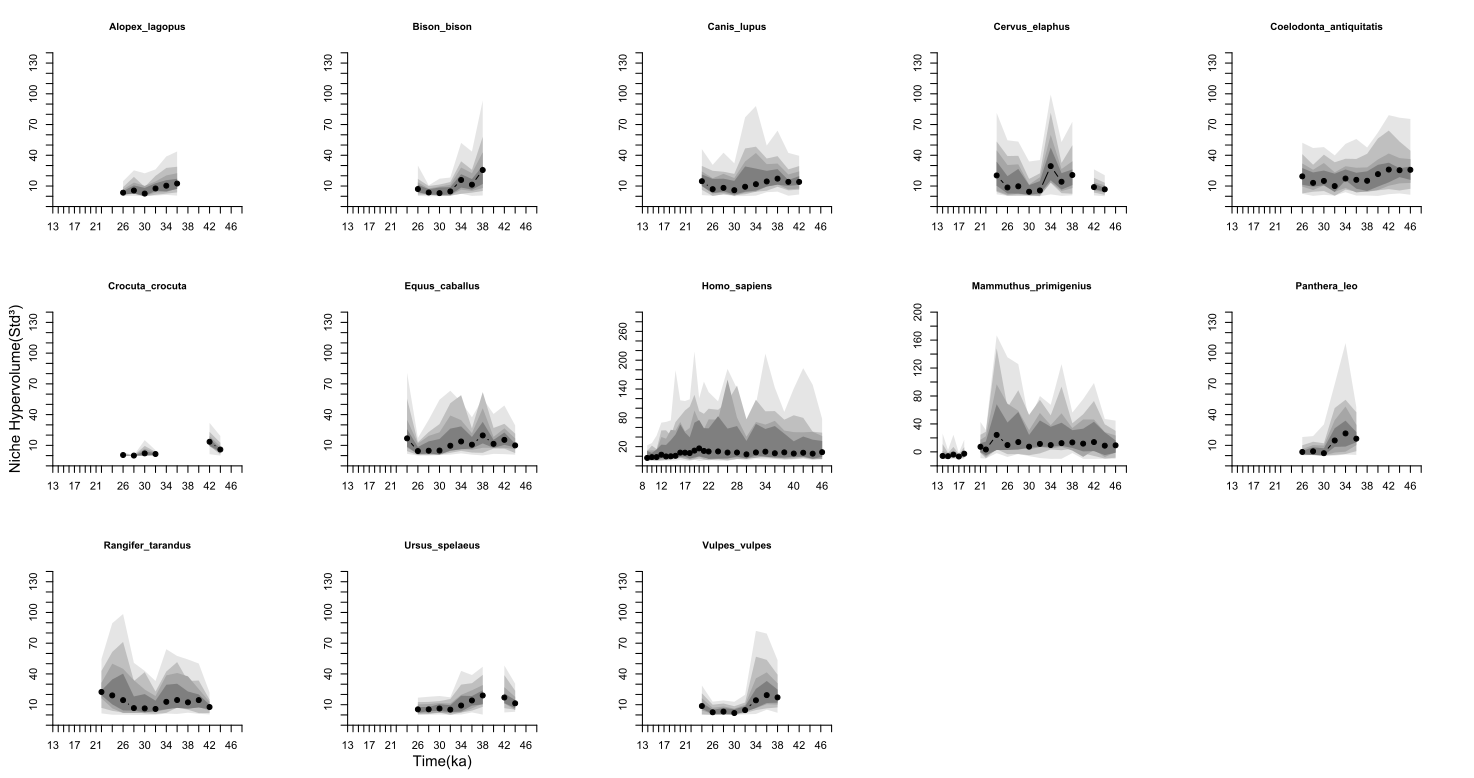

Reproduce this figure in R.
setwd("C:/Users/kgiab/Desktop/Project 2 PhD/2nd Chpapter ANALYSES/Human localities again/BENS SUGGESTION HYPERVOLUME/Resampling")

polylims = function(xdata, ydata, ydata2) {
  # A function to find the beginings and endings of each run of real numbers
  # in a set of data, in order to create polygons for plotting. The assumption
  # is that ydata, ydata2, and xdata vectors are the same length, and that 
  # the ydata and ydata2 vectors contain NA values for missing data. The 
  # same values in ydata and ydata2 must be missing. The output will be 
  # a list of data frames of x and y values suitable for plotting polygons.
  
  # Use rle function to find contiguous real numbers
  rl = rle(is.na(ydata))
  starts = vector()
  ends = vector()
  indx = 1
  for (i in 1:length(rl$lengths)){
    if (rl$values[i]){
      # Value was NA, advance index without saving the numeric values
      indx = indx + rl$lengths[i]
    } else {
      # Value was a real number, extract and save those values
      starts = c(starts,indx)
      ends = c(ends, (indx + rl$lengths[i] - 1))
      indx = indx + rl$lengths[i]
    }	
  }
  
  # At this point the lengths of the vectors 'starts' and 'ends' should be
  # equal, and each pair of values represents the starting and ending indices
  # of a continuous set of data in the ydata vector.
  
  # Next separate out each set of continuous ydata, and the associated xdata,
  # and format them for plotting as a polygon.
  polylist = list()
  for (i in 1:length(starts)){
    temp = data.frame(x = c(xdata[starts[i]],xdata[starts[i]:ends[i]],
                            rev(xdata[starts[i]:ends[i]])),
                      y = c(ydata[starts[i]],ydata2[starts[i]:ends[i]],
                            rev(ydata[starts[i]:ends[i]])))
    polylist[[i]] = temp	
  }
  polylist
  # You can iterate through the items in polylist and plot them as 
  # polygons on your plot. Use code similar to the following:
  #	for (i in 1:length(polylist)){
  #			polygon(polylist[[i]]$x, polylist[[i]]$y, 
  #				col = rgb(0.5,0.5,0.5,0.5), border = NA)
  #	}
}


setwd("C:/Users/kgiab/Desktop/Project 2 PhD/2nd Chpapter ANALYSES/Human localities again/BENS SUGGESTION HYPERVOLUME/Resampling")
library(fBasics)
cols <- "grey90"
sams <- c(6,10,15,20)
nam <- as.vector(NULL)
for(ss in seq_along(dir(pattern = "6_occurrences_volumes.txt")[-c(7,11,14)]))
{
  n <- strsplit(dir(pattern = "6_occurrences_volumes.txt")[-c(7,11,14)][ss], split="_6")[[1]][1]
  nam <- c(nam, n)
}

species_list <- nam 
par(mfrow=c(3,5), mar=c(4,4,4,4))
for (sp in seq_along(species_list))
{
  if(sp == 8)
  {
    bins <- c(seq(8,21,1), seq(22,48,2))
  }
  else
  {
    bins <-c(seq(13,21,1), seq(22,48,2))
  }
  setwd("C:/Users/kgiab/Desktop/Project 2 PhD/2nd Chpapter ANALYSES/Human localities again/BENS SUGGESTION HYPERVOLUME")
  origin <- read.delim(paste(species_list[sp], "_volumes.txt", sep=""), h=T, sep="\t")
  timeX <- as.vector(NULL) 
  for(tt in 1:nrow(origin))
  {
    timeX <- c(timeX, as.numeric(strsplit(strsplit(rownames(origin), split="_")[[tt]][3], split="k")))
  }
  origin2 <- cbind.data.frame(Time=timeX, origin)
  d.cor <- data.frame(matrix(NA, nrow=4, ncol=1))
  colnames(d.cor) <- "Correlations"
  rownames(d.cor) <- paste(species_list[sp], "_", sams, sep="")
  setwd("C:/Users/kgiab/Desktop/Project 2 PhD/2nd Chpapter ANALYSES/Human localities again/BENS SUGGESTION HYPERVOLUME/Resampling")
  for(j in seq_along(sams))
  {
    spec_vol <- read.delim(paste(species_list[sp],"_", sams[j],"_occurrences_volumes.txt", sep=""), h=T, sep="\t")
    timeX2 <- as.vector(NULL)
    for(cc in 1:ncol(spec_vol))
    {
      timeX2 <- c(timeX2, as.numeric(strsplit(strsplit(colnames(spec_vol), split="_")[[cc]][3], split="k")))
    }
    colnames(spec_vol) <- timeX2
    spec_med <- data.frame(Time=as.integer(timeX2))
    for(i in 1:ncol(spec_vol))
    {
      mm <- median(spec_vol[,i])
      spec_med$Med_volume[i] <- mm
    }
    meds <- merge(spec_med, origin2, by.x="Time", by.y="Time")
    if (nrow(meds) > 1)
    {
      cors<- round(cor(meds$Volume, meds$Med_volume),3)
      d.cor[j,1] <- cors
    }
    spec_vol2 <- data.frame(matrix(NA, nrow=100, ncol=length(bins)))
    colnames(spec_vol2) <-as.numeric(bins)
    spec_met <- data.frame(Time=bins)
    spec_met2 <- merge(spec_met, origin2, by.x="Time", by.y="Time", all.x=TRUE)
    for(co in seq_along(colnames(spec_vol)))
    {
      for (bi in seq_along(bins))
      {
        if(bins[bi] == as.numeric(colnames(spec_vol)[co]))
        {
          spec_vol2[,bi] <- spec_vol[,co]
          spec_met[bi,2] <- origin2[co,2]
          qu <- quantile(spec_vol[,co], na.rm=TRUE, names=TRUE)
          spec_met[bi,3] <- qu[1]
          spec_met[bi,4] <- qu[3]
          spec_met[bi,5] <- qu[5]
        }
      }
    }
    colnames(spec_met) <- c("Time", "Volume", "lower", "med", "upper")
    assign(paste0("spec_met_", sams[j], sep=""), spec_met)
    assign(paste("sk_", sams[j], sep=""), sams[j])
    write.table(spec_met, file=paste0("spec_met_", sams[j], ".txt", sep=""), sep="\t", quote=FALSE, col.names = TRUE, row.names = FALSE)
  }
  write.table(d.cor, file=paste0(species_list[sp], "_hypervolume_correlations.txt", sep=""), col.names = TRUE, row.names = TRUE, quote=FALSE, sep="\t")
  min_vol <- subset(spec_met2, Volume==min(na.omit(spec_met2$Volume)))
  max_vol <- subset(spec_met2, Volume==max(na.omit(spec_met2$Volume)))
  row_min <- as.numeric(rownames(subset(spec_met2, Volume==min(na.omit(spec_met2$Volume)))))
  row_max <- as.numeric(rownames(subset(spec_met2, Volume==max(na.omit(spec_met2$Volume)))))
  if (sp==8)
  {
    plot(spec_met_6$Time, spec_met_6$Volume, type="n", xlim=range(bins), ylim = c(-10,310),xlab = NA, xaxs="i", yaxs="i", ylab = NA, las = 1, axes=F, main=species_list[sp], cex.main = 0.9)
    axis(2, at=seq(-10,310,20), col="black", col.ticks="black", labels=c("", seq(0,300,20)), cex.axis = 1)
	axis(1, at=bins, labels=bins, col="black", col.ticks = "black", cex.axis = 1)
  polys_6 <- polylims(spec_met_6$Time, spec_met_6$upper, spec_met_6$lower)
  for(i in 1:length(polys_6)){
    polygon(polys_6[[i]]$x, polys_6[[i]]$y, col = "grey90", border = NA)
  }
  polys_10 <- polylims(spec_met_10$Time, spec_met_10$upper, spec_met_10$lower)
  for(i in 1:length(polys_10)){
  polygon(polys_10[[i]]$x, polys_10[[i]]$y, col = "grey75", border = NA)
  }
  polys_15<- polylims(spec_met_15$Time, spec_met_15$upper, spec_met_15$lower)
  for(i in 1:length(polys_15)){
  polygon(polys_15[[i]]$x, polys_15[[i]]$y, col = "grey65", border = NA)
  }
  polys_20<- polylims(spec_met_20$Time, spec_met_20$upper, spec_met_20$lower)
  for(i in 1:length(polys_20)){
  polygon(polys_20[[i]]$x, polys_20[[i]]$y, col = "grey50", border = NA)
  }
  par(new=T)
  plot(spec_met_6$Time, spec_met_6$Volume, type="b", pch=19, col="black", ylim=c(-10,310), xlab = NA, xaxs="i", yaxs="i", ylab = NA, las = 1, axes=F) 
  }
  else if (sp==9)
  {
    plot(spec_met_6$Time, spec_met_6$Volume, type="n", xlim=range(bins), ylim = c(-10,210),xlab = NA, xaxs="i", yaxs="i", ylab = NA, las = 1, axes=F, main=species_list[sp], cex.main = 0.9)
    axis(2, at=seq(-10,210,20), col="black", col.ticks="black", labels=c("", seq(0,200,20)), cex.axis = 1)
	axis(1, at=bins, labels=bins, col="black", col.ticks = "black", cex.axis = 1)
  polys_6 <- polylims(spec_met_6$Time, spec_met_6$upper, spec_met_6$lower)
  for(i in 1:length(polys_6)){
    polygon(polys_6[[i]]$x, polys_6[[i]]$y, col = "grey90", border = NA)
  }
  polys_10 <- polylims(spec_met_10$Time, spec_met_10$upper, spec_met_10$lower)
  for(i in 1:length(polys_10)){
  polygon(polys_10[[i]]$x, polys_10[[i]]$y, col = "grey75", border = NA)
  }
  polys_15<- polylims(spec_met_15$Time, spec_met_15$upper, spec_met_15$lower)
  for(i in 1:length(polys_15)){
  polygon(polys_15[[i]]$x, polys_15[[i]]$y, col = "grey65", border = NA)
  }
  polys_20<- polylims(spec_met_20$Time, spec_met_20$upper, spec_met_20$lower)
  for(i in 1:length(polys_20)){
  polygon(polys_20[[i]]$x, polys_20[[i]]$y, col = "grey50", border = NA)
  }
  par(new=T)
  plot(spec_met_6$Time, spec_met_6$Volume, type="b", pch=19, col="black", ylim=c(-10,210), xlab = NA, xaxs="i", yaxs="i", ylab = NA, las = 1, axes=F) 
  }
  else
  {
    plot(spec_met_6$Time, spec_met_6$Volume, type="n", xlim=range(bins), ylim = c(-10,140),xlab = NA, xaxs="i", yaxs="i", ylab = NA, las = 1, axes=F, main=species_list[sp], cex.main = 0.9)
    axis(2, at=seq(-10,140,10), col="black", col.ticks="black", labels=c("", seq(0,140, 10)), cex.axis = 1)
	axis(1, at=bins, labels=bins, col="black", col.ticks = "black", cex.axis = 1)
  polys_6 <- polylims(spec_met_6$Time, spec_met_6$upper, spec_met_6$lower)
  for(i in 1:length(polys_6)){
    polygon(polys_6[[i]]$x, polys_6[[i]]$y, col = "grey90", border = NA)
  }
  polys_10 <- polylims(spec_met_10$Time, spec_met_10$upper, spec_met_10$lower)
  for(i in 1:length(polys_10)){
  polygon(polys_10[[i]]$x, polys_10[[i]]$y, col = "grey75", border = NA)
  }
  polys_15<- polylims(spec_met_15$Time, spec_met_15$upper, spec_met_15$lower)
  for(i in 1:length(polys_15)){
  polygon(polys_15[[i]]$x, polys_15[[i]]$y, col = "grey65", border = NA)
  }
  polys_20<- polylims(spec_met_20$Time, spec_met_20$upper, spec_met_20$lower)
  for(i in 1:length(polys_20)){
  polygon(polys_20[[i]]$x, polys_20[[i]]$y, col = "grey50", border = NA)
  }
  par(new=T)
  plot(spec_met_6$Time, spec_met_6$Volume, type="b", pch=19, col="black", ylim=c(-10,140), xlab = NA, xaxs="i", yaxs="i", ylab = NA, las = 1, axes=F) 
  }	
  rm(list=ls(pattern = "spec_met_"))
  rm(list=ls(pattern = "sk_"))
  file.remove(dir(pattern = "spec_met_"))
  if(sp == 12)	
  {
    mtext(side = 1, line = 2.3, cex=0.9, "Time(ka)")
  }
  if(sp == 6)
  {
    mtext(side = 2, line = 2.3, cex=0.9, "Niche Hypervolume(Std³)")
  }
}
